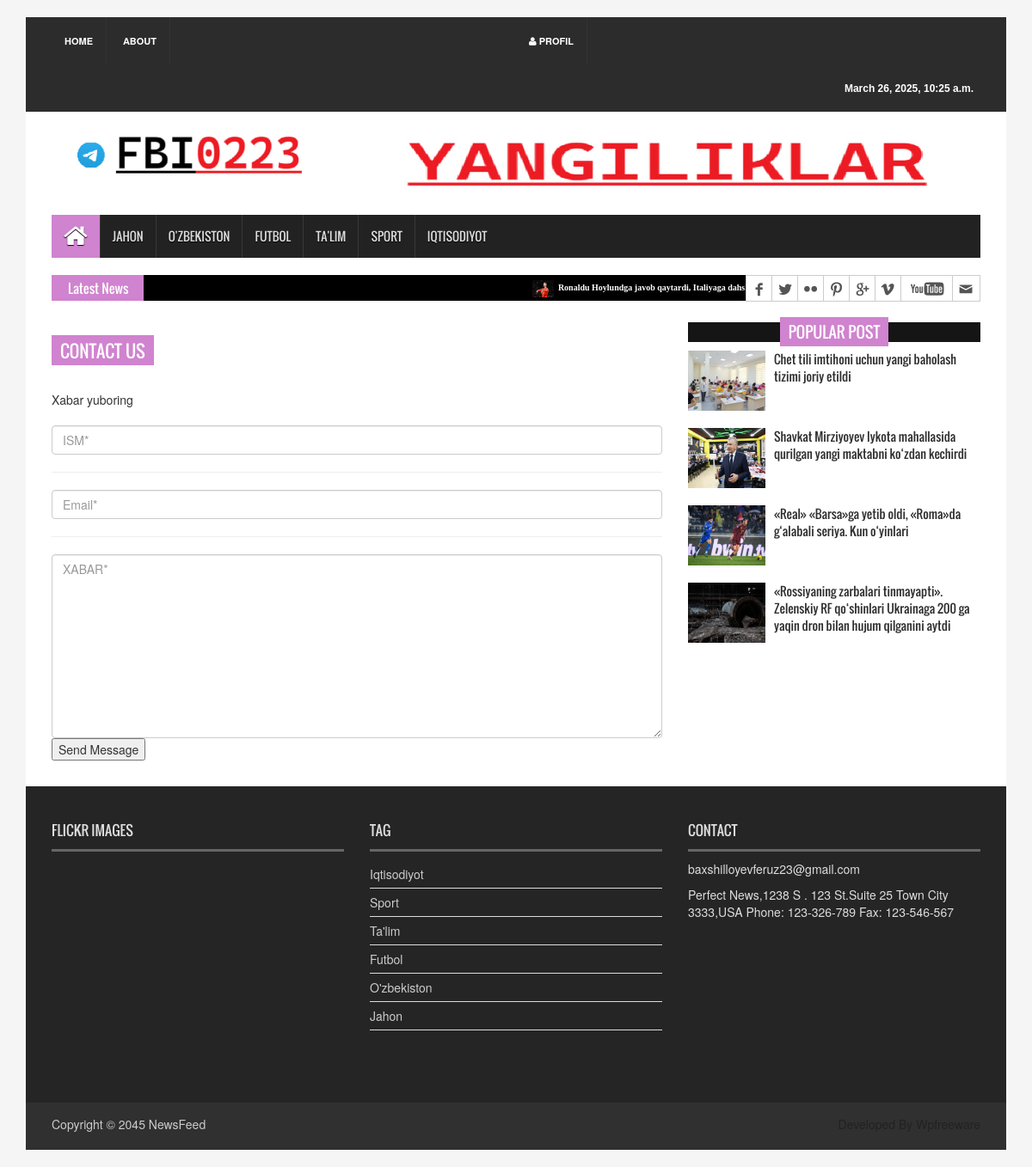
Page /contact/ on the committed database.
### app/models.py (models this page shows, shortened)
class Category(models.Model):
    name = models.CharField(max_length=100)
    is_active = models.BooleanField(default=True)

class News(models.Model):
    title = models.CharField(max_length=200)
    short_dec = models.CharField(max_length=200)
    desc = models.TextField()
    author = models.CharField(max_length=100, default='admin')
    image = models.FileField()
    category = models.ForeignKey(Category, on_delete=models.CASCADE)
    views = models.PositiveIntegerField(default=0)
    created_at = models.DateTimeField(auto_now_add=True)
    like = models.PositiveIntegerField(default=0)
    dislike = models.PositiveIntegerField(default=0)
    liked_users = models.ManyToManyField(User, related_name='liked_news', blank=True)
    disliked_users = models.ManyToManyField(User, related_name='disliked_news', blank=True)

### app/views.py (the view)
# urls.py: path('contact/', contact1, name='contact'),
def contact1(request):
    news = News.objects.all().order_by('-created_at')
    popular = News.objects.all().order_by('-views')
    ctg = Category.objects.all().order_by('-id')
    ctg1 = Category.objects.filter(is_active=True)
    if request.method == "POST":
        form = ContactMessageForm(request.POST)
        if form.is_valid():
            form.save()
            return redirect("index")
    else:
        form = ContactMessageForm()
    ctx = {
        'ctg': ctg,
        'ctg1': ctg1,
        'news': news,
        'popular': popular,
        'date': date_view(),
        'form': form,
    }
    return render(request, "contact.html", ctx)

### app/forms.py
class ContactMessageForm(forms.ModelForm):
    class Meta:
        model = ContactMessage
        fields = ['name', 'email', 'message']

### app/views.py (called while the page is built)
def date_view():
    return datetime.datetime.today()

### templates/contact.html (shortened to what this page needs)
<!DOCTYPE html>
<html>
{% load static %}
<head>
<link rel="stylesheet" type="text/css" href="{% static 'assets/css/bootstrap.min.css' %}">
<link rel="stylesheet" type="text/css" href="{% static 'assets/css/font-awesome.min.css' %}">
<link rel="stylesheet" type="text/css" href="{% static 'assets/css/animate.css' %}">
<link rel="stylesheet" type="text/css" href="{% static 'assets/css/font.css' %}">
<link rel="stylesheet" type="text/css" href="{% static 'assets/css/li-scroller.css' %}">
<link rel="stylesheet" type="text/css" href="{% static 'assets/css/slick.css' %}">
<link rel="stylesheet" type="text/css" href="{% static 'assets/css/jquery.fancybox.css' %}">
<link rel="stylesheet" type="text/css" href="{% static 'assets/css/theme.css' %}">
<link rel="stylesheet" type="text/css" href="{% static 'assets/css/style.css' %}">
</head>
<body>
<div class="container">
  <header id="header">
    <div class="row">
      <div class="col-lg-12 col-md-12 col-sm-12">
        <div class="header_top">
          <div class="header_top_left">
            <ul class="top_nav">
              <li><a href="{% url 'index' %}">Home</a></li>
              <li><a href="{% url 'about' %}">About</a></li>
            </ul>
          </div>
          <div class="header_top_right">
                            <ul class="top_nav">
    <li>
        <a href="{% url 'profile' %}" class="profile-btn">
            <i class="fa fa-user"></i> Profil
        </a>
    </li>
</ul>
              <p>{{ date }}</p>
          </div>
        </div>
      </div>
      <div class="col-lg-12 col-md-12 col-sm-12">
        <div class="header_bottom">
          <div class="logo_area"><a href="https://t.me/fbi0223" class="logo"><img src="{% static 'logo1.jpg' %}" alt=""></a></div>
          <div class="add_banner"><a href="https://t.me/pyth0n_information"><img src="{% static 'news.jpg' %}"alt=""></a></div>
        </div>
      </div>
    </div>
  </header>
  <section id="navArea">
    <nav class="navbar navbar-inverse" role="navigation">
      <div id="navbar" class="navbar-collapse collapse">
        <ul class="nav navbar-nav main_nav">
          <li class="active"><a href="../index.html"><span class="fa fa-home desktop-home"></span><span class="mobile-show">Home</span></a></li>
          {% for ct in ctg1 %}
          <li><a href="{% url 'ct_d' ct.id%}">{{ct.name}}</a></li>
          {% endfor %}
        </ul>
      </div>
    </nav>
  </section>
  <section id="newsSection">
    <div class="row">
      <div class="col-lg-12 col-md-12">
        <div class="latest_newsarea"> <span>Latest News</span>
           <ul id="ticker01" class="news_sticker">
            {% for new in news %}
              <li><a href="{% url 'n_d' new.id %}"><img src="{{ new.image.url }}" alt="">{{new.title}}</a></li>
            {% endfor %}
          </ul>
          <div class="social_area">
            <ul class="social_nav">
              <li class="facebook"><a href="#"></a></li>
              <li class="twitter"><a href="#"></a></li>
              <li class="flickr"><a href="#"></a></li>
              <li class="pinterest"><a href="#"></a></li>
              <li class="googleplus"><a href="#"></a></li>
              <li class="vimeo"><a href="#"></a></li>
              <li class="youtube"><a href="#"></a></li>
              <li class="mail"><a href="#"></a></li>
            </ul>
          </div>
        </div>
      </div>
    </div>
  </section>
<section id="contentSection">
    <div class="row">
        <div class="col-lg-8 col-md-8 col-sm-8">
            <div class="left_content">
                <div class="contact_area">
                    <h2>Contact Us</h2>
                    <p>Xabar yuboring</p>
                    <form method="POST">
                        <input class="form-control" type="text" name="name" placeholder="ISM*" required> <hr>
                        <input class="form-control" type="email" name="email" placeholder="Email*" required><hr>
                        <textarea class="form-control" name="message" cols="30" rows="10" placeholder="XABAR*" required></textarea>
                        <input type="submit" value="Send Message">
                    </form>
                </div>
            </div>
        </div>
        <div class="col-lg-4 col-md-4 col-sm-4">
            <aside class="right_content">
                <div class="single_sidebar">
                    <h2><span>Popular Post</span></h2>
                    <ul class="spost_nav">
                        {% for new in popular|slice:"0:4" %}
                        <li>
                            <div class="media wow fadeInDown">
                                <a href="{% url 'n_d' new.id %}" class="media-left">
                                    <img alt="" src="{{ new.image.url }}">
                                </a>
                                <div class="media-body">
                                    <a href="{% url 'n_d' new.id %}" class="catg_title">{{ new.title }}</a>
                                </div>
                            </div>
                        </li>
                        {% endfor %}
                    </ul>
                </div>
            </aside>
        </div>
    </div>
</section>
  <footer id="footer">
    <div class="footer_top">
      <div class="row">
        <div class="col-lg-4 col-md-4 col-sm-4">
          <div class="footer_widget wow fadeInLeftBig">
            <h2>Flickr Images</h2>
          </div>
        </div>
        <div class="col-lg-4 col-md-4 col-sm-4">
          <div class="footer_widget wow fadeInDown">
            <h2>Tag</h2>
            <ul class="tag_nav">
              {% for ct in ctg %}
              <li><a href="{% url 'ct_d' ct.id %}">{{ ct.name }}</a></li>
              {% endfor %}
            </ul>
          </div>
        </div>
        <div class="col-lg-4 col-md-4 col-sm-4">
          <div class="footer_widget wow fadeInRightBig">
            <h2>Contact</h2>
            <p>baxshilloyevferuz23@gmail.com</p>
            <address>
            Perfect News,1238 S . 123 St.Suite 25 Town City 3333,USA Phone: 123-326-789 Fax: 123-546-567
            </address>
          </div>
        </div>
      </div>
    </div>
    <div class="footer_bottom">
      <p class="copyright">Copyright &copy; 2045 <a href="../index.html">NewsFeed</a></p>
      <p class="developer">Developed By Wpfreeware</p>
    </div>
  </footer>
</div>
</body>
</html>

### static/assets/css/li-scroller.css (style rules this page uses)
ul.newsticker { position:relative; left:750px; font:bold 10px Verdana; list-style-type:none; margin:0; padding:0 }
ul.newsticker li { float:left; margin:0; padding:0 }
ul.newsticker a { white-space:nowrap; padding:0; color:#fff; margin:0 50px 0 0 }
ul.newsticker a > img { height:20px; margin-right:5px; width:25px }

### static/assets/css/theme.css (style rules this page uses)
.navbar-inverse .navbar-nav > .active > a, .navbar-inverse .navbar-nav > .active > a:hover, .navbar-inverse .navbar-nav > .active > a:focus { background-color:#d083cf }
.latest_newsarea span { background:none repeat scroll 0 0 #d083cf }
.single_sidebar > h2 span { background:none repeat scroll 0 0 #d083cf }
.contact_area > h2 { background-color:#d083cf }

### rows in the picture
Category: name "JAHON", name "Jahon"
Category: name "O'ZBEKISTON", name "O'zbekiston"
Category: name "FUTBOL", name "Futbol"
Category: name "TA'LIM", name "Ta'lim"
Category: name "SPORT", name "Sport"
Category: name "IQTISODIYOT", name "Iqtisodiyot"
News: image (picture), title "Ronaldu Hoylundga javob qaytardi, Italiyaga dahshatli…"
News: image (picture), title "Chet tili imtihoni uchun yangi baholash tizimi joriy etildi"
News: image (picture), title "Shavkat Mirziyoyev Iykota mahallasida qurilgan yangi maktabni ko‘zdan kechirdi"
News: image (picture), title "«Real» «Barsa»ga yetib oldi, «Roma»da g‘alabali seriya. Kun o‘yinlari"
News: image (picture), title "«Rossiyaning zarbalari tinmayapti». Zelenskiy RF qo‘shinlari Ukrainaga 200 ga yaqin dron bilan hujum qilganini aytdi"

### other values in the picture
{{ date }} "March 26, 2025, 10:25 a.m."
